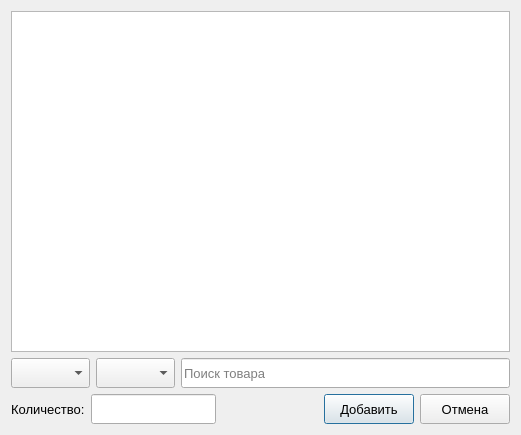
<?xml version="1.0" encoding="UTF-8"?>
<ui version="4.0">
 <class>Dialog</class>
 <widget class="QDialog" name="Dialog">
  <property name="geometry">
   <rect>
    <x>0</x>
    <y>0</y>
    <width>521</width>
    <height>435</height>
   </rect>
  </property>
  <property name="windowTitle">
   <string>Dialog</string>
  </property>
  <layout class="QGridLayout" name="gridLayout">
   <item row="0" column="0">
    <widget class="QTableView" name="tableView">
     <property name="font">
      <font>
       <pointsize>10</pointsize>
      </font>
     </property>
    </widget>
   </item>
   <item row="1" column="0">
    <layout class="QHBoxLayout" name="horizontalLayout_2">
     <item>
      <widget class="QComboBox" name="comboBox">
       <property name="minimumSize">
        <size>
         <width>0</width>
         <height>30</height>
        </size>
       </property>
       <property name="font">
        <font>
         <pointsize>10</pointsize>
        </font>
       </property>
      </widget>
     </item>
     <item>
      <widget class="QComboBox" name="comboBox_2">
       <property name="minimumSize">
        <size>
         <width>0</width>
         <height>30</height>
        </size>
       </property>
       <property name="font">
        <font>
         <pointsize>10</pointsize>
        </font>
       </property>
      </widget>
     </item>
     <item>
      <widget class="QLineEdit" name="lineEdit">
       <property name="minimumSize">
        <size>
         <width>0</width>
         <height>30</height>
        </size>
       </property>
       <property name="font">
        <font>
         <pointsize>10</pointsize>
        </font>
       </property>
       <property name="placeholderText">
        <string>Поиск товара</string>
       </property>
      </widget>
     </item>
    </layout>
   </item>
   <item row="2" column="0">
    <layout class="QHBoxLayout" name="horizontalLayout">
     <item>
      <widget class="QLabel" name="label">
       <property name="font">
        <font>
         <pointsize>10</pointsize>
        </font>
       </property>
       <property name="text">
        <string>Количество:</string>
       </property>
      </widget>
     </item>
     <item>
      <widget class="QLineEdit" name="lineEdit_2">
       <property name="minimumSize">
        <size>
         <width>0</width>
         <height>30</height>
        </size>
       </property>
       <property name="font">
        <font>
         <pointsize>10</pointsize>
        </font>
       </property>
      </widget>
     </item>
     <item>
      <spacer name="horizontalSpacer">
       <property name="orientation">
        <enum>Qt::Horizontal</enum>
       </property>
       <property name="sizeHint" stdset="0">
        <size>
         <width>40</width>
         <height>20</height>
        </size>
       </property>
      </spacer>
     </item>
     <item>
      <widget class="QPushButton" name="pushButton">
       <property name="minimumSize">
        <size>
         <width>90</width>
         <height>30</height>
        </size>
       </property>
       <property name="maximumSize">
        <size>
         <width>90</width>
         <height>30</height>
        </size>
       </property>
       <property name="font">
        <font>
         <pointsize>10</pointsize>
        </font>
       </property>
       <property name="text">
        <string>Добавить</string>
       </property>
      </widget>
     </item>
     <item>
      <widget class="QPushButton" name="pushButton_2">
       <property name="minimumSize">
        <size>
         <width>90</width>
         <height>30</height>
        </size>
       </property>
       <property name="maximumSize">
        <size>
         <width>90</width>
         <height>30</height>
        </size>
       </property>
       <property name="font">
        <font>
         <pointsize>10</pointsize>
        </font>
       </property>
       <property name="text">
        <string>Отмена</string>
       </property>
      </widget>
     </item>
    </layout>
   </item>
  </layout>
 </widget>
 <resources/>
 <connections/>
</ui>
